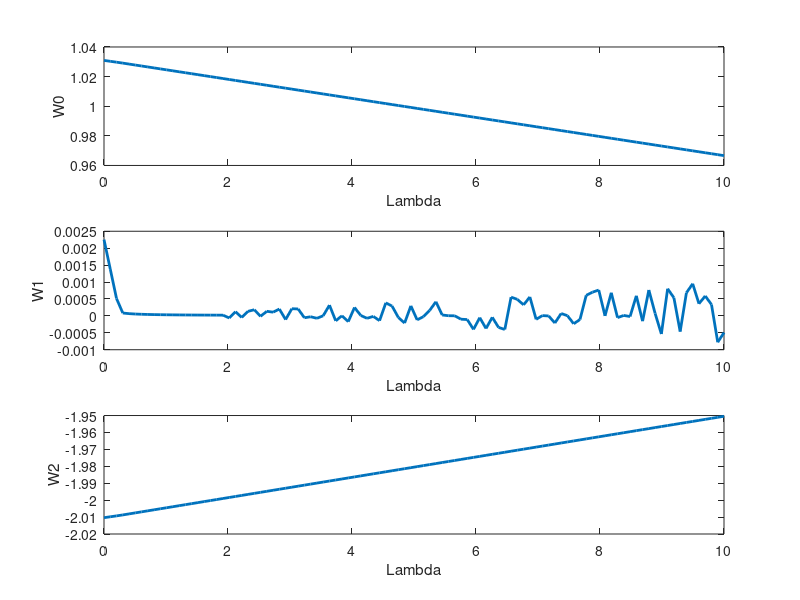

Here is the MATLAB script that generated this plot:
clear all
% noise term
mu_ek     = 0;
sigma_ek  = 0.1;
num_samps = 100;
ek        = normrnd(mu_ek,sigma_ek, num_samps,1);
% x

mu_x      = 0;
sigma_x   = 1;
xi        = normrnd(mu_x,sigma_x, num_samps,1);
% y
ti = 1 + 0.01 * xi -2 * xi.*xi + ek;
% by now, we created ti, xi

% now, I work on parameter estimation
lambda = linspace(0,10,100);
eps    = 0.0001;
phi_x  = [ones(100,1) xi xi.*xi];
alpha  = 1e-4;
WS     = zeros(100,3);
for l = 1:100
    t_lambda = lambda(l);
    w_r      = randn(3,1);
    for iter=1:10000
        err  = ti- phi_x * w_r;
        dw_0 = sum(err);
        d1   = 1/max(eps,abs(w_r(2)));
        dw_1 = sum(phi_x(:,2).*err) - t_lambda * w_r(2) * d1;
        d2   = 1/max(eps,abs(w_r(3)));
        dw_2 = sum(phi_x(:,3).*err) - t_lambda * w_r(3) * d2;
        
        w_r(1) = w_r(1) + alpha * dw_0;
        w_r(2) = w_r(2) + alpha * dw_1;
        w_r(3) = w_r(3) + alpha * dw_2;
    end
    WS(l,:)=w_r;
end

figure(1)
subplot(3,1,1)
plot(lambda,WS(:,1),'linewidth',2)
ylabel('W0');
xlabel('Lambda');
subplot(3,1,2)
plot(lambda,WS(:,2),'linewidth',2)
ylabel('W1');
xlabel('Lambda');
subplot(3,1,3)
plot(lambda,WS(:,3),'linewidth',2)
ylabel('W2');
xlabel('Lambda');
